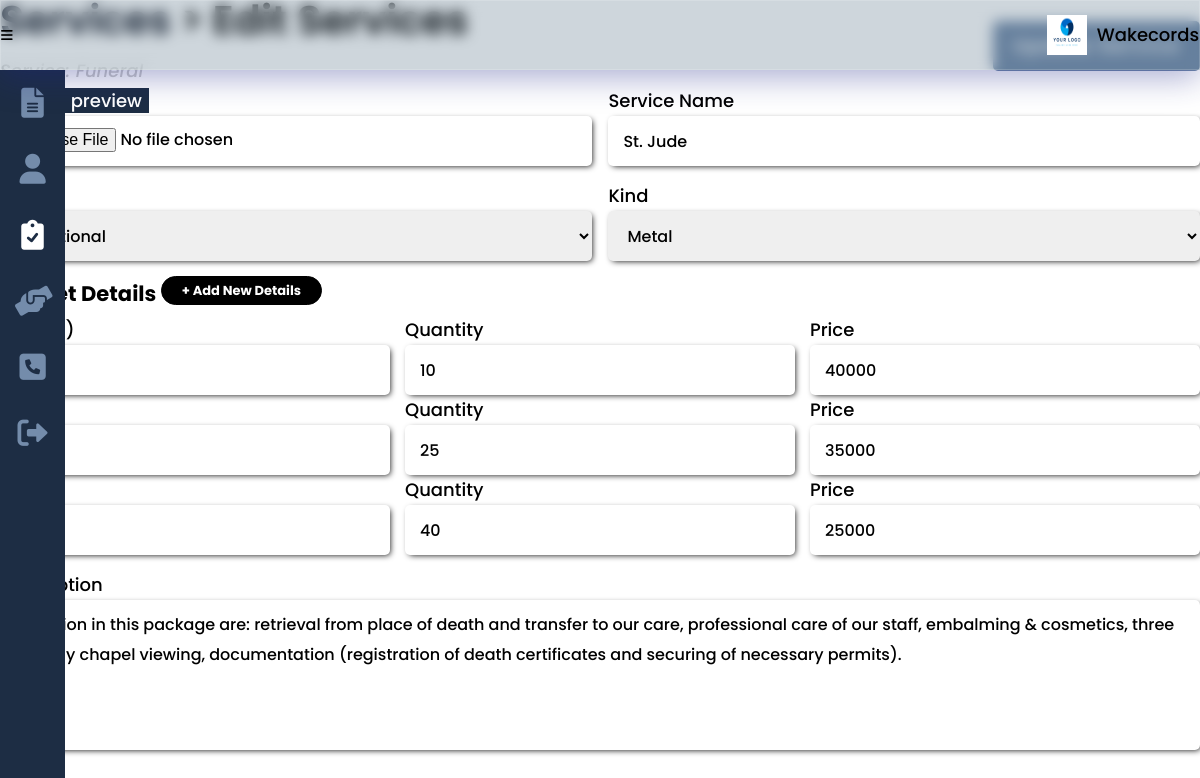
The page /services_add.php?id=79&book&edit (signed in) on the database its author committed.
### tables this page shows
CREATE TABLE `provider` (
  `provider_id` int(8) NOT NULL,
  `provider_logo` varchar(100) NOT NULL,
  `provider_company` varchar(25) NOT NULL,
  `provider_desc` varchar(200) NOT NULL,
  `provider_fname` varchar(25) NOT NULL,
  `provider_mi` char(1) NOT NULL,
  `provider_lname` varchar(25) NOT NULL,
  `provider_type` varchar(15) NOT NULL,
  `provider_phone` varchar(11) NOT NULL,
  `provider_address` varchar(300) NOT NULL,
  `provider_email` varchar(50) NOT NULL,
  `provider_pass` varchar(100) NOT NULL
);

CREATE TABLE `funeral` (
  `service_id` int(8) NOT NULL,
  `funeral_name` varchar(50) NOT NULL,
  `funeral_type` varchar(20) NOT NULL,
  `funeral_kind` varchar(20) NOT NULL,
  `funeral_size` varchar(200) DEFAULT NULL,
  `funeral_qty` varchar(200) DEFAULT NULL,
  `funeral_price` varchar(200) DEFAULT NULL
);

CREATE TABLE `services` (
  `service_id` int(8) NOT NULL,
  `provider_id` int(8) NOT NULL,
  `service_type` varchar(20) NOT NULL,
  `service_desc` varchar(500) NOT NULL,
  `service_cost` decimal(9,2) DEFAULT NULL,
  `service_qty` int(2) DEFAULT NULL,
  `service_img` varchar(100) NOT NULL,
  `service_status` varchar(10) NOT NULL
);

### others/db.php (called while the page is built, shortened)
<?php
	class DB
	{
		static $hostname = "localhost";
		static $dbname = "wakecords";
		static $username  = "root";
		static $password = "";
		public static function query($sql, $params=array(), $transactType)
		{
			$rows = array();
			try
			{
				$db = new PDO("mysql:host=". self::$hostname ."; dbname=". self::$dbname,  self::$username,  self::$password);
				$db->setAttribute(PDO::ATTR_ERRMODE, PDO::ERRMODE_EXCEPTION);
				$cmd = $db->prepare($sql);
				$cmd->execute($params);
				if($transactType == "READ")
					$rows = $cmd->fetchAll();
				else
					$rows = $db->lastInsertId();
			}
			catch(PDOException $e)
			{
				echo $e->getMessage();
			}
			return $rows;
		}
	}

### others/functions.php (called while the page is built, shortened)
<?php
	require_once("others/db.php");
	function provider($id=0){
		if($id == 0)
			$type = read("provider", ["provider_id"], [$_SESSION['provider']]);
		else
			$type = read("provider", ["provider_id"], [$id]);
		return $type[0];
	}
	function read($table, $attr=[], $data=[]){
		if(count($attr) == 1){
			return DB::query("SELECT * FROM ".$table." WHERE ".$attr[0]."=?", array($data[0]), "READ");
		}
	}
	function return_value($table, $id, $attr, $value=""){
		switch($table){
			case "services":
				$service = read($table, ["service_id"], [$id]);
				$service = $service[0];
				$type = read($service['service_type'], ["service_id"], [$id]);
				$type = $type[0];
			break;
		}
		switch($attr){
			case "name":
				if($service['service_type'] == "funeral") return $type["funeral_name"];
			break;
			case "type":
				if($service['service_type'] == "funeral") {
					if($type['funeral_type'] == $value) return "selected";
				}
				else if($service['service_type'] == "headstone") {
					if($type['stone_type'] == $value) return "selected";
				}
			break;
			case "kind":
				if($service['service_type'] == "headstone") {
					if($type['stone_kind'] == $value) return "selected";
				}
				else if($service['service_type'] == "funeral") {
					if($type['funeral_kind'] == $value) return "selected";
				}
			break;
			case "desc":
				return $service["service_desc"];
			break;
		}
		return "";
	}
	function service_is_booked($service_id){
		$service = DB::query("SELECT * FROM services s JOIN purchase p ON s.service_id = p.service_id WHERE s.service_id=?", array($service_id), "READ");
		return false;
	}

### services_add.php (the view, shortened to what this page needs)
<?php
	include("others/functions.php");
	include("others/head.php");
	$user = provider();
?>
<body>
	<div class="container">
		<?php include("others/header.php"); ?>
		<div class="banner">
			<?php
			include("others/sidebar.php"); ?>
			<section class="banner-con">
				<div class="wrapper">
					<div class="banner-div">
						<h2><a href="services.php">Services</a> <span>> <?php echo (isset($_GET['edit'])) ? "Edit":"Add"; ?> Services</span></h2>
						<em style='color:#ccc;'> Service: <?php echo ucwords($user['provider_type']); ?> </em>
						<?php
						$edit = false;
						$desc = "";
						$width = "";
						?>
						<form class="profile <?php echo ($edit) ? "column":""; ?>" method="post" enctype="multipart/form-data">
							<?php
							if(isset($_GET['edit'])){
								$edit = true;
								$service = read("services", ["service_id"], [$_GET['id']]);
								$service = $service[0];
								$type = read($service['service_type'], ["service_id"], [$_GET['id']]);
								$type = $type[0];
								if(isset($_GET['book'])){
									echo "<button class='btn btn-link-absolute higher-top' type='submit' name='btn_upd0'>Update Service</button>";
								} else {
									echo "<button class='btn btn-link-absolute higher-top' type='submit' name='btn_upd1'>Update Service</button>";
								}
							} else {
								echo "<button class='btn btn-link-absolute higher-top' type='submit' name='btnadd'>Add Service</button>";
							}
							if((isset($_GET['edit']) && !service_is_booked($_GET['id'])) || $edit == false){
							echo "
							<div>
								<label>Image
							";
							if($edit) echo "<mark class='mark-style' id='open-img'>preview</mark>";
							echo "
								</label>
								<input id='image-file' type='file' name='file_img' required>
							</div>
							";
							switch($user['provider_type']){
								case "funeral":
									$width = "style='width:24%;'";
									if($edit){
										$funeral_sizes = explode(",",$type['funeral_size']);
										$funeral_qtys = explode(",",$type['funeral_qty']);
										$funeral_prices = explode(",",$type['funeral_price']);
										$count_value = count($funeral_sizes);
									}
									else $count_value = 1;
									echo "
									<div>
										<label>Service Name</label>
										<input type='text' name='txtsname' value='";
										echo ($edit) ? return_value("services", $_GET['id'], "name"):"";
										echo "' required>
									</div>
									<div>
										<label>Type</label>
										<select name='cbotype' required>
											<option value=''>BROWSE OPTIONS </option>
											<option value='traditional'";
											echo ($edit) ? return_value("services", $_GET['id'], "type", "traditional"):"";
											echo ">Traditional</option>
											<option value='cremation'";
											echo ">Cremation</option>
										</select>
									</div>
									<div>
										<label>Kind</label>
										<select name='cbokind'>
											<option>BROWSE OPTIONS</option>
											<option value='metal'";
											echo ($edit) ? return_value("services", $_GET['id'], "kind", "metal"):"";
											echo ">Metal</option>
											<option value='wooden'";
											echo ">Wooden</option>
										</select>
									</div>
									<div id='main-div' style='width:100%;'>
										<h3 style='margin-bottom:0;'>Casket Details <span class='status' id='add-desc' style='vertical-align:middle;margin:0 0 10px;'>+ Add New Details</span></h3>
										<input id='count' type='hidden' name='numcount' value='";
										echo "' />
										<div class='checkbox'>
											<div class='desc'>
												<label>Size (ft.)</label>
												<input type='text' name='txtsize1' placeholder='Ex. 6x3x4 (Length x Width x Height)' value='";
												echo ($edit) ? $funeral_sizes[0]:"";
												echo "' required />
											</div>
											<div class='desc'>
												<label>Quantity</label>
												<input type='number' name='numqty1' placeholder='' value='";
												echo ($edit) ? $funeral_qtys[0]:"";
												echo "' required/>
											</div>
											<div class='desc'>
												<label>Price</label>
												<input type='number' name='numprice1' value='";
												echo ($edit) ? $funeral_prices[0]:"";
												echo "' required/>
											</div>
										</div>";
										if($edit && $count_value >= 2){
											for($i=2; $i<=$count_value; $i++){
												echo "
												<div class='checkbox'>
													<div class='desc'>
														<label>Size</label>
														<input type='text' name='txtsize{$i}' placeholder='Ex in ft. 6x3x4 (Length x Width x Height)' value='{$funeral_sizes[$i-1]}' />
													</div>
													<div class='desc'>
														<label>Quantity</label>
														<input type='number' name='numqty{$i}' placeholder='' value='{$funeral_qtys[$i-1]}'/>
													</div>
													<div class='desc'>
														<label>Price</label>
														<input type='number' name='numprice{$i}' value='{$funeral_prices[$i-1]}'/>
													</div>
												</div>";
											}
										}
										echo "
									</div>
									";
								break;
							}
							}
							if(isset($_GET['edit']) && service_is_booked($_GET['id']) && $user['provider_type'] != "church") {
								$width = "width:49.3%;";
							}
							else {
								$width = "width:100%;";
							}
							?>
							<div style='<?php echo $width; ?>'>
								<label class='label-span'>Description <span><?php echo (!empty($desc)) ? "({$desc})":""; ?></span></label>
								<textarea name="txtdesc" placeholder='Write here...' required><?php echo ($edit) ? return_value("services", $_GET['id'], "desc"):""; ?></textarea>
							</div>
						</form>
					</div>
				</div>
			</section>
		</div>
	</div>
</body>
</html>

### others/header.php (shortened to what this page needs)
<div class="header">
	<button class="header-btn" data-menu-icon>
		<i class="fa-solid fa-bars"></i>
	</button>
	<picture>
		<?php
			if(isset($_SESSION['provider'])){
				$provider = provider();
				if(empty($provider['provider_logo'])){
		?>
				<svg xmlns="http://www.w3.org/2000/svg" viewBox="0 0 640 512"><path d="M425.1 482.6c-2.303-1.25-4.572-2.559-6.809-3.93l-7.818 4.493c-6.002 3.504-12.83 5.352-19.75 5.352c-10.71 0-21.13-4.492-28.97-12.75c-18.41-20.09-32.29-44.15-40.22-69.9c-5.352-18.06 2.343-36.87 17.83-45.24l8.018-4.669c-.0664-2.621-.0664-5.242 0-7.859l-7.655-4.461c-12.3-6.953-19.4-19.66-19.64-33.38C305.6 306.3 290.4 304 274.7 304H173.3C77.61 304 0 381.7 0 477.4C0 496.5 15.52 512 34.66 512H413.3c5.727 0 10.9-1.727 15.66-4.188c-2.271-4.984-3.86-10.3-3.86-16.06V482.6zM224 256c70.7 0 128-57.31 128-128S294.7 0 224 0C153.3 0 96 57.31 96 128S153.3 256 224 256zM610.5 373.3c2.625-14 2.625-28.5 0-42.5l25.75-15c3-1.625 4.375-5.125 3.375-8.5c-6.75-21.5-18.25-41.13-33.25-57.38c-2.25-2.5-6-3.125-9-1.375l-25.75 14.88c-10.88-9.25-23.38-16.5-36.88-21.25V212.3c0-3.375-2.5-6.375-5.75-7c-22.25-5-45-4.875-66.25 0c-3.25 .625-5.625 3.625-5.625 7v29.88c-13.5 4.75-26 12-36.88 21.25L394.4 248.5c-2.875-1.75-6.625-1.125-9 1.375c-15 16.25-26.5 35.88-33.13 57.38c-1 3.375 .3751 6.875 3.25 8.5l25.75 15c-2.5 14-2.5 28.5 0 42.5l-25.75 15c-3 1.625-4.25 5.125-3.25 8.5c6.625 21.5 18.13 41 33.13 57.38c2.375 2.5 6 3.125 9 1.375l25.88-14.88c10.88 9.25 23.38 16.5 36.88 21.25v29.88c0 3.375 2.375 6.375 5.625 7c22.38 5 45 4.875 66.25 0c3.25-.625 5.75-3.625 5.75-7v-29.88c13.5-4.75 26-12 36.88-21.25l25.75 14.88c2.875 1.75 6.75 1.125 9-1.375c15-16.25 26.5-35.88 33.25-57.38c1-3.375-.3751-6.875-3.375-8.5L610.5 373.3zM496 400.5c-26.75 0-48.5-21.75-48.5-48.5s21.75-48.5 48.5-48.5c26.75 0 48.5 21.75 48.5 48.5S522.8 400.5 496 400.5z"/></svg>
		<?php
				}
				else echo "<img class='header-logo' src='images/providers/".$provider['provider_type']."/".$_SESSION['provider']."/".$provider['provider_logo']."' >";
			}
			else echo "<img class='header-logo' src='images/main-logo.png'>";
		?>
		<div>Wakecords</div>
	</picture>
</div>

### css/style.css (style rules this page uses)
:root { --dark-blue:#0d1321; --light-blue:#1d2d44; --pale-blue:#3e5c76; --light-gray:#748cab; --gray: #ccc; --peach:#f0ebd8; --header-height:70px; --red: hsl(0,100%,40%); --green: hsl(133, 75%, 30%); --blue: hsl(180, 75%, 40%); --em-1: 1em; --rem-1: 1rem; --box-shadow: 2px 2px 6px -2px #000; }
* { padding:0;margin:0;box-sizing:border-box;resize:none;outline:none;border:none;text-decoration:none;list-style:none; }
body { font:500 18px/30px Poppins,sans-serif; }
.wrapper { width:100%;margin:0 auto 0 0;padding:0 var(--size-3) var(--size-8) var(--size-11); }
section, main { padding:100px 0;background:#fff; }
h1,h2 { line-height:100%;margin-bottom:40px;position:relative; }
h2 { margin-bottom:var(--rem-1); }
h3 { margin-bottom:10px;position:relative; }
h2 { font-size:40px;font-weight:600; }
h2 a { display:inline-block;position:relative;color:var(--dark-blue); }
h2 a:after { content:"";position:absolute;width:100%;transform:scaleX(0);height:2px;bottom:0;left:0;background-color:var(--light-blue);transform-origin:bottom right;transition:transform 0.25s ease-out; }
input, input:not([type="checkbox"]):not([type="radio"]), textarea, select { display:block;width:100%;height:50px;border-radius:5px;padding-inline:15px;font:500 16px/30px Poppins,sans-serif;resize:none;margin-bottom:15px;box-shadow:var(--box-shadow); }
input[type="file"] { padding-top:9px; }
textarea { padding:10px 15px;height:150px; }
.btn { display:inline-block;width:fit-content;background:var(--light-gray);color:#fff;text-align:center;text-decoration:none;letter-spacing:2px;margin-right:25px;font:600 18px/20px Poppins,sans-serif;padding:15px 20px;border-radius:5px; }
.higher-top { top:-65px !important; }
.header { display:flex;justify-content:space-between;box-shadow:var(--shadow-4);padding:var(--size-3);position:fixed;width:100%;height:var(--header-height);align-items:center;z-index:100;background: rgba( 62, 92, 118, 0.25 );box-shadow: 0 8px 32px 0 rgba( 31, 38, 135, 0.37 );-webkit-backdrop-filter: blur( 7px );backdrop-filter: blur( 7px );border: 1px solid rgba( 255, 255, 255, 0.18 ); }
img.header-logo { width:40px;height:40px; }
button.header-btn { background:none; }
button.header-btn i { font-size:var(--size-7); }
.header picture { display:flex;justify-content:space-between;align-items:center;column-gap:10px; }
.banner-con { width:100%;padding:0; }
.banner-div { height:100%;padding-top:var(--size-11);position:relative;margin-bottom:var(--em-1); }
.banner-div h2 span { font-size:var(--size-5); }
.status { display:inline-block;padding:7px 20px;border-radius:15px;background:#000;color:#fff;border:1px solid #000;font-size:13px;margin:3px;line-height:1; }
.banner-div form.profile, .checkbox { display:flex;justify-content:space-between;flex-wrap:wrap;position:relative;padding-bottom:var(--size-3); }
.banner-div form.profile > div { width:49.3%;margin-bottom:15px; }
.banner-div form.profile > div input, .banner-div form.profile > div textarea, .banner-div form.profile > div select { margin-bottom:0; }
.checkbox { padding-bottom:0; }
.checkbox div { display:flex;align-items:center;column-gap:5px;width:32.5%; }
.checkbox div.desc { flex-direction:column;align-items:flex-start;width:32.5%; }
figcaption mark, .mark-style { cursor:pointer;background-color:var(--light-blue);color:#fff;padding-inline:7px; }
.btn.btn-link-absolute { position:absolute;top:var(--size-11);right:0;margin-inline:0; }

### rows shown on the page
provider: provider_type+provider_logo (picture), provider_type "Funeral"
funeral: txtsname "St. Jude", txtsize1 "6x3x4", numqty1 "10", numprice1 "40000", funeral_size "7x3x4", funeral_qty "25", funeral_price "35000", funeral_size "5x3x4", funeral_qty "40", funeral_price "25000"
services: txtdesc "Inclusion in this package are: retrieval from place of death and transfer to our care, professional care of our staff, embalming & cosmetics, three (3) day chapel viewing, documentation (registration of death certificates and securing of necessary permits)."
